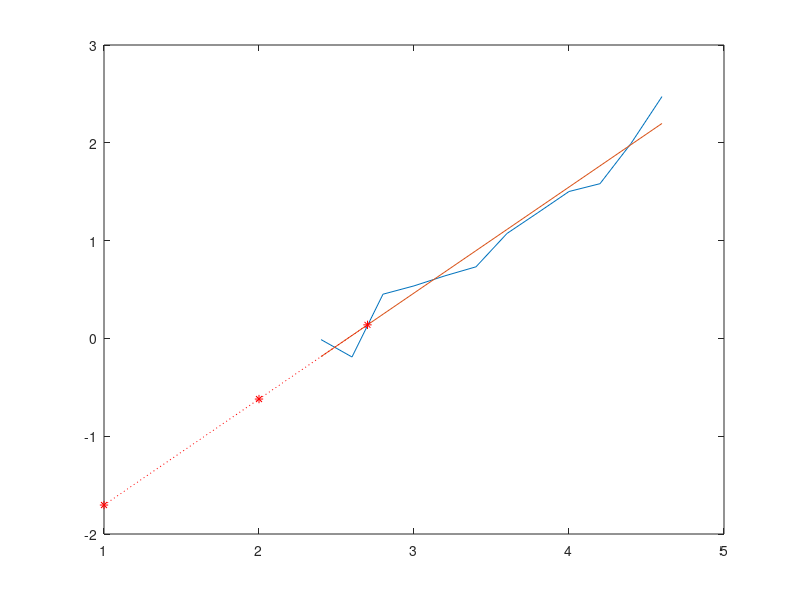

Write MATLAB code to recreate this figure.
X=[2.4 2.6 2.8 3.0 3.2 3.4 3.6 3.8 4.0 4.2 4.4 4.6]

 Y=[-0.012 -0.190 0.452 .537 0.640 0.732 1.073 1.286 1.502 1.582 1.993 2.473]

 yb=mean(Y)

 xb=mean(X)

 sx=sum(X)

 sx2=sum(X.^2)

 sxy=sum(X.*Y)

 plot(X,Y)
 m=(yb*sx-sxy)/(xb*sx-sx2)

 b=yb-m*xb

 y1=m.*X+b

 hold on
 plot(X,y1)
 x=1

 y2=m.*x+b

 x=2

 y2=m.*x+b


 x=2.7


 y2=m.*x+b

 x=[1 2 2.7]

 y2=m.*x+b



 plot(x,y2,'r:*')
m =    1.0838


b =   -2.7878


x =     1


y2 =   -1.7039


x =     2


y2 =   -0.6201


x =    2.7000


y2 =    0.1386
